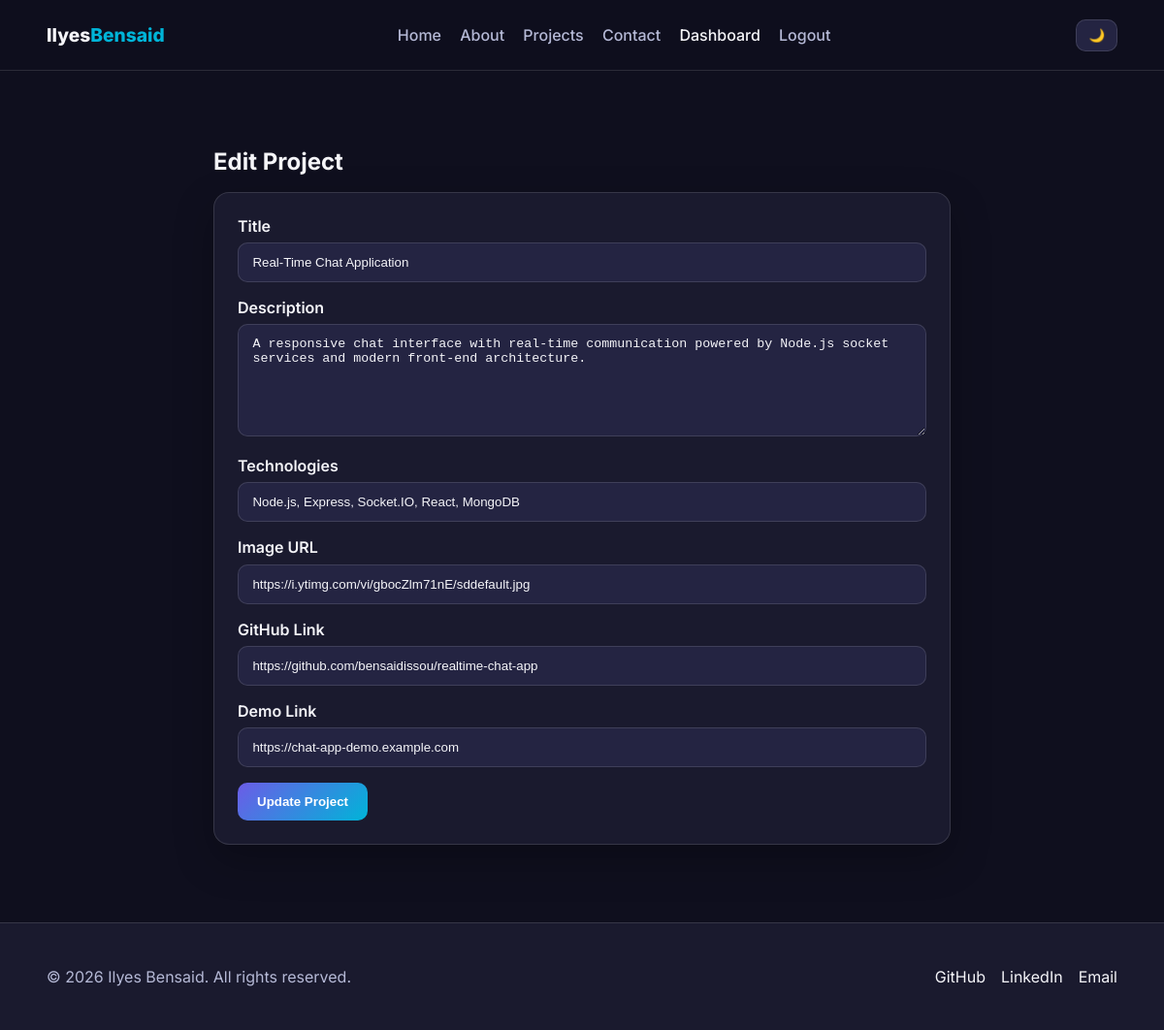
Page /dashboard/edit-project.php?id=4 (signed in) on the committed database.
### tables this page shows
CREATE TABLE projects (
    id INT UNSIGNED AUTO_INCREMENT PRIMARY KEY,
    title VARCHAR(150) NOT NULL,
    description TEXT NOT NULL,
    technologies VARCHAR(255) NOT NULL,
    image_url VARCHAR(255) NOT NULL,
    github_link VARCHAR(255) NOT NULL,
    demo_link VARCHAR(255) NOT NULL,
    created_at TIMESTAMP DEFAULT CURRENT_TIMESTAMP
);

### includes/auth.php (called while the page is built, shortened)
<?php
function e(string $value): string
{
    return htmlspecialchars($value, ENT_QUOTES, 'UTF-8');
}

### dashboard/edit-project.php (the view, shortened to what this page needs)
<?php
require_once __DIR__ . '/../includes/auth.php';
$projectId = isset($_GET['id']) ? (int) $_GET['id'] : 0;
$pdo = getPDO();
$stmt = $pdo->prepare('SELECT id, title, description, technologies, image_url, github_link, demo_link FROM projects WHERE id = :id LIMIT 1');
$stmt->execute(['id' => $projectId]);
$project = $stmt->fetch();
require_once __DIR__ . '/../includes/header.php';
?>
<section class="section dashboard-section">
    <div class="container narrow">
        <h1>Edit Project</h1>
        <form method="POST" class="contact-form">
            <div class="form-group">
                <label for="title">Title</label>
                <input type="text" id="title" name="title" value="<?= e($project['title']); ?>" required>
            </div>
            <div class="form-group">
                <label for="description">Description</label>
                <textarea id="description" name="description" rows="6" required><?= e($project['description']); ?></textarea>
            </div>
            <div class="form-group">
                <label for="technologies">Technologies</label>
                <input type="text" id="technologies" name="technologies" value="<?= e($project['technologies']); ?>" required>
            </div>
            <div class="form-group">
                <label for="image_url">Image URL</label>
                <input type="text" id="image_url" name="image_url" value="<?= e($project['image_url']); ?>" required>
            </div>
            <div class="form-group">
                <label for="github_link">GitHub Link</label>
                <input type="text" id="github_link" name="github_link" value="<?= e($project['github_link']); ?>" required>
            </div>
            <div class="form-group">
                <label for="demo_link">Demo Link</label>
                <input type="text" id="demo_link" name="demo_link" value="<?= e($project['demo_link']); ?>" required>
            </div>
            <button class="btn btn-primary" type="submit">Update Project</button>
        </form>
    </div>
</section>
<?php require_once __DIR__ . '/../includes/footer.php'; ?>

### assets/css/style.css (style rules this page uses)
:root { --bg-primary: #0f0f1e; --bg-secondary: #1a1a2e; --surface: #242442; --text-primary: #f4f4f8; --text-secondary: #b5b9d6; --border: rgba(255, 255, 255, 0.12); --gradient: linear-gradient(135deg, #6c5ce7, #00b4d8); --shadow: 0 16px 40px rgba(0, 0, 0, 0.25); }
* { box-sizing: border-box; }
html { scroll-behavior: smooth; }
body { margin: 0; font-family: 'Inter', sans-serif; background: var(--bg-primary); color: var(--text-primary); transition: background 0.25s ease, color 0.25s ease; }
.container { width: min(1120px, 92%); margin: 0 auto; }
.narrow { width: min(760px, 92%); }
.section { padding: 5rem 0; }
h1, h2, h3 { margin: 0 0 1rem; line-height: 1.2; }
.hero-card, .skill-card, .project-card, .stat-card, .timeline-item, .table-wrapper, .contact-form, .alert { background: var(--bg-secondary); border: 1px solid var(--border); border-radius: 16px; box-shadow: var(--shadow); }
.btn { display: inline-flex; align-items: center; justify-content: center; gap: .4rem; padding: .75rem 1.25rem; border-radius: 10px; border: none; font-weight: 600; cursor: pointer; transition: transform .2s ease, opacity .2s ease; }
.btn-primary { background: var(--gradient); color: #fff; }
.contact-form { padding: 1.5rem; }
.form-group { margin-bottom: 1rem; }
.form-group label { display: block; margin-bottom: .45rem; font-weight: 600; }
.form-group input, .form-group textarea { width: 100%; border-radius: 10px; border: 1px solid var(--border); background: var(--surface); color: var(--text-primary); padding: .75rem .9rem; }

### rows in the picture
projects: title "Real-Time Chat Application", description "A responsive chat interface with real-time communication powered by Node.js socket services and modern front-end architecture.", technologies "Node.js, Express, Socket.IO, React, MongoDB", image_url "https://i.ytimg.com/vi/gbocZlm71nE/sddefault.jpg", github_link "https://github.com/bensaidissou/realtime-chat-app", demo_link "https://chat-app-demo.example.com"
